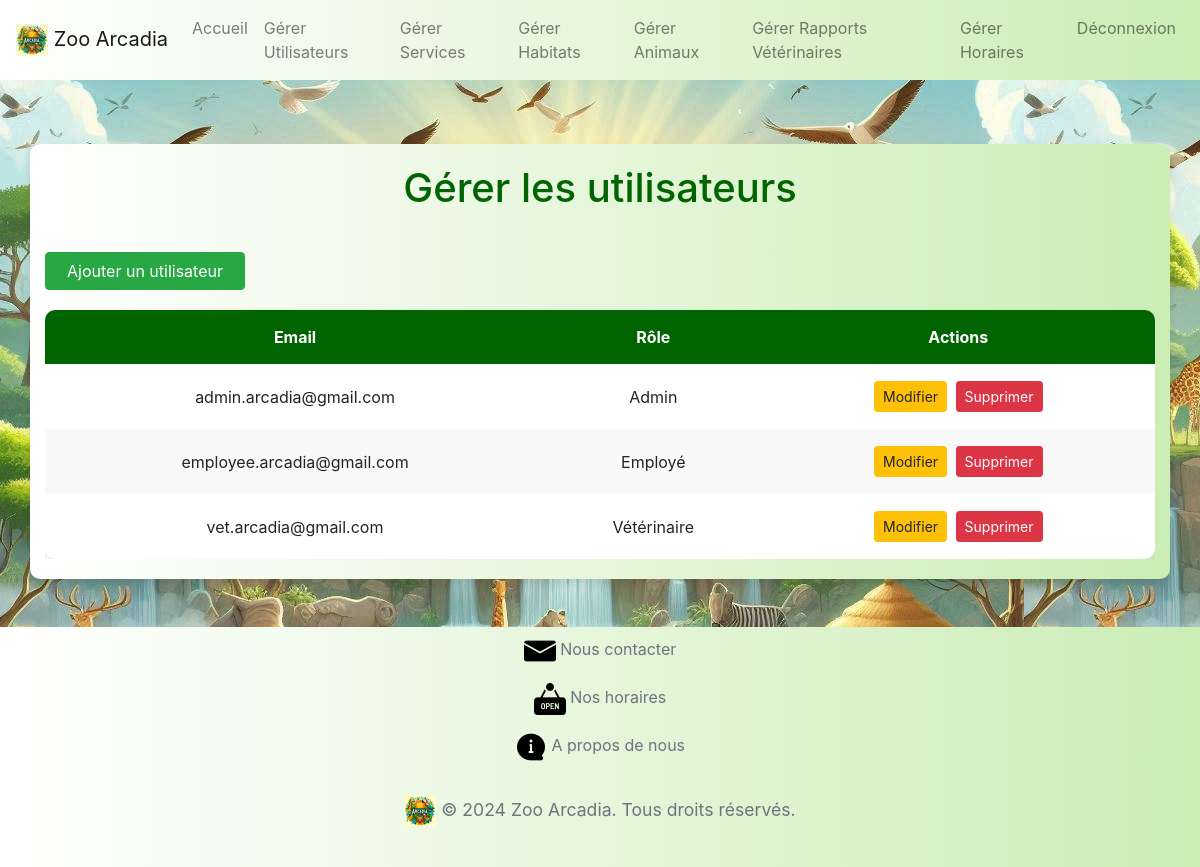
Page /src/views/admin/users/manage_users.php (signed in) on the earlier database version.
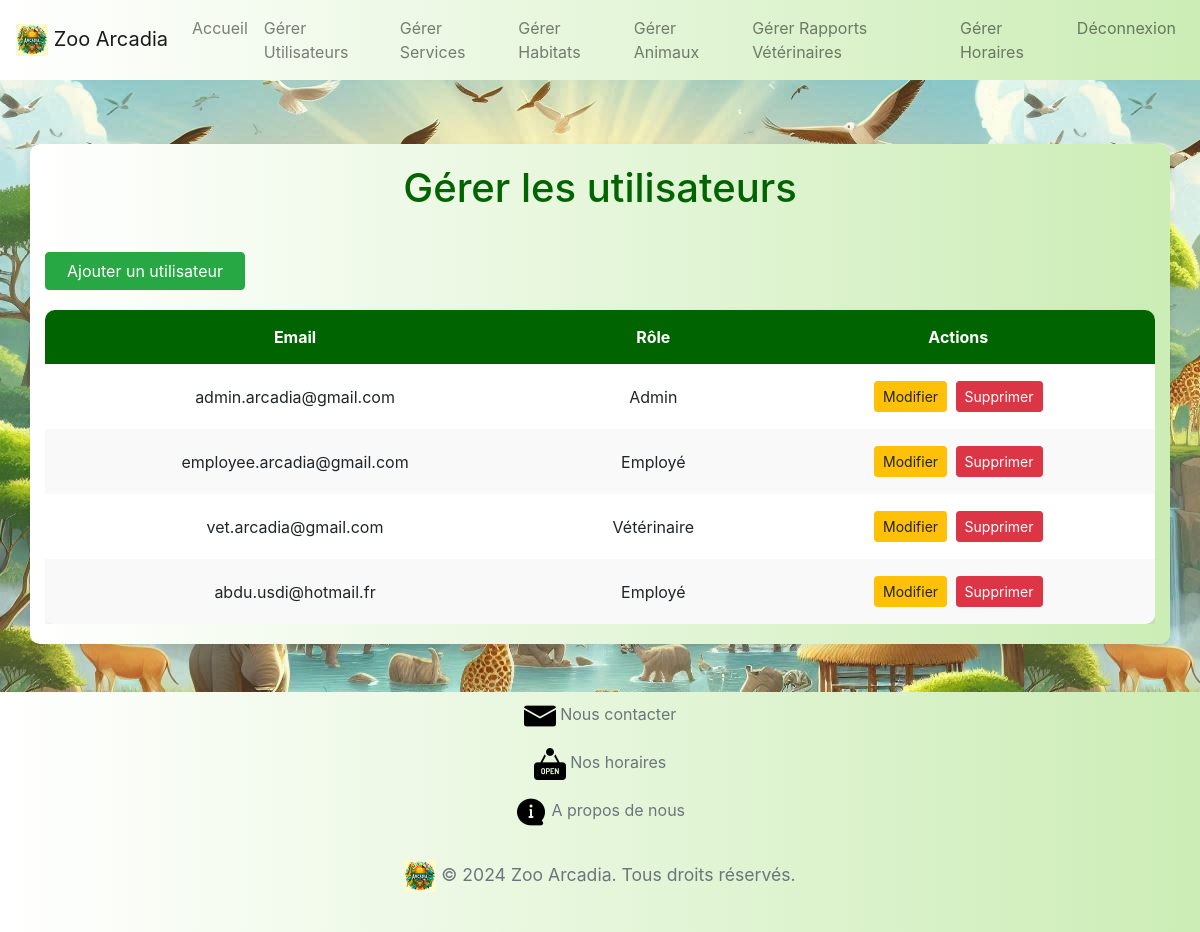
Same page on the later database version.
### tables this page shows
CREATE TABLE `users` (
  `id` int(11) NOT NULL,
  `username` varchar(255) NOT NULL,
  `password` varchar(255) NOT NULL,
  `role_id` int(11) DEFAULT NULL,
  `email` varchar(255) NOT NULL
);

### src/controllers/UserController.php (called while the page is built, shortened)
<?php
class UserController {
    private $userService;
    public function __construct(UserServiceInterface $userService) {
        $this->userService = $userService;
    }
    public function getAllUsers() {
        return $this->userService->getAllUsers();
    }
}

### src/services/UserService.php (called while the page is built, shortened)
<?php
class UserService implements UserServiceInterface {
    private $userRepository;
    public function __construct(UserRepositoryInterface $userRepository) {
        $this->userRepository = $userRepository;
    }
    public function getAllUsers() {
        return $this->userRepository->getAllUsers();
    }
}

### src/repositories/UserRepository.php (called while the page is built, shortened)
<?php
class UserRepository implements UserRepositoryInterface {
    private $db;
    public function __construct(PDO $db) {
        $this->db = $db;
    }
    public function getAllUsers() {
        $stmt = $this->db->prepare("SELECT * FROM users");
        $stmt->execute();
        return $stmt->fetchAll(PDO::FETCH_ASSOC);
    }
}

### src/views/admin/users/manage_users.php (the view, shortened to what this page needs)
<?php
$dbConnection = new DatabaseConnection();
$conn = $dbConnection->connect();
$userRepository = new UserRepository($conn);
$userService = new UserService($userRepository);
$userController = new UserController($userService);
$users = $userController->getAllUsers();
include_once '../../../../src/views/templates/header.php';
include_once '../navbar_admin.php';
?>
<div class="user-management-container mt-5 container">
    <h1 class="user-management-title">Gérer les utilisateurs</h1>
    <div class="user-management-table-wrapper table-responsive">
        <a href="javascript:void(0);" class="btn btn-success user-management-add-btn" data-toggle="modal" data-target="#addUserModal">Ajouter un utilisateur</a>
        <table class="user-management-table">
            <thead class="user-management-table-header">
                <tr>
                    <th>Email</th>
                    <th>Rôle</th>
                    <th>Actions</th>
                </tr>
            </thead>
            <tbody>
                <?php foreach ($users as $user): ?>
                    <tr>
                        <td><?php echo htmlspecialchars($user['email']); ?></td>
                        <td><?php echo htmlspecialchars($user['role_id'] == 1 ? 'Admin' : ($user['role_id'] == 2 ? 'Employé' : 'Vétérinaire')); ?></td>
                        <td>
                            <a href="javascript:void(0);" class="btn btn-warning btn-sm user-management-edit-btn" data-id="<?php echo $user['id']; ?>" data-toggle="modal" data-target="#editUserModal">Modifier</a>
                            <a href="javascript:void(0);" class="btn btn-danger btn-sm user-management-delete-btn" data-id="<?php echo $user['id']; ?>" data-csrf_token="<?php echo $_SESSION['csrf_token']; ?>">Supprimer</a>
                        </td>
                    </tr>
                <?php endforeach; ?>
            </tbody>
        </table>
    </div>
</div>
<?php include '../../../../src/views/templates/footerconnected.php'; ?>

### src/views/templates/header.php (shortened to what this page needs)
<!DOCTYPE html>
<html lang="fr">
<head>
    <link rel="stylesheet" href="/Zoo-Arcadia-New/assets/css/styles.css">
    <link href="https://stackpath.bootstrapcdn.com/bootstrap/4.5.2/css/bootstrap.min.css" rel="stylesheet">
    <link href="https://cdnjs.cloudflare.com/ajax/libs/font-awesome/5.15.4/css/all.min.css" rel="stylesheet">
</head>
<body>

### src/views/admin/navbar_admin.php (shortened to what this page needs)
<nav class="navbar navbar-expand-lg navbar-light bg-light fixed-top" style="background: linear-gradient(to right, #ffffff, #ccedb6);">
    <a class="navbar-brand" href="../../../public/index.php?page=home"><img src="/Zoo-Arcadia-New/assets/favicon.ico" width="32px" height="32px"> Zoo Arcadia</a>
    <div class="collapse navbar-collapse" id="navbarNav">
        <ul class="navbar-nav ml-auto">
            <li class="nav-item">
                <a class="nav-link" href="../index.php">Accueil</a>
            </li>
            <li class="nav-item">
                <a class="nav-link" href="../users/manage_users.php">Gérer Utilisateurs</a>
            </li>
            <li class="nav-item">
                <a class="nav-link" href="../services/manage_services.php">Gérer Services</a>
            </li>
            <li class="nav-item">
                <a class="nav-link" href="../habitats/manage_habitats.php">Gérer Habitats</a>
            </li>
            <li class="nav-item">
                <a class="nav-link" href="../animals/manage_animals.php">Gérer Animaux</a>
            </li>
            <li class="nav-item">
                <a class="nav-link" href="../reports/manage_animal_reports.php">Gérer Rapports Vétérinaires</a>
            </li>
            <li class="nav-item">
                <a class="nav-link" href="../horaires/zoo_hours.php">Gérer Horaires</a>
            </li>
            <li class="nav-item">
                <a class="nav-link" href="../logout.php">Déconnexion</a>
            </li>
        </ul>
    </div>
</nav>

### src/views/templates/footerconnected.php (shortened to what this page needs)
<footer id="footerId" class="bg-light text-center text-lg-start mt-5" style="background: linear-gradient(to right, #ffffff, #ccedb6);">
    <ul class="navbar-nav">
            <li class="nav-item">
                <a class="nav-link text-secondary" href="../../../public/index.php?page=contact"><img src="/Zoo-Arcadia-New/assets/image/lettre.png" width="32px" height="32px"></img>   Nous contacter</a>
            </li>
            <li class="nav-item">
                <a class="nav-link text-secondary" href="../../../public/index.php?page=home#openhours"><img src="/Zoo-Arcadia-New/assets/image/ouvert.png" width="32px" height="32px"></img>   Nos horaires</a>
            </li>
            <li class="nav-item">
                <a class="nav-link text-secondary" href="../../../public/index.php?page=aproposdenous"><img src="/Zoo-Arcadia-New/assets/image/a-propos-de-nous.png" width="32px" height="32px"></img>   A propos de nous</a>
            </li>
        <div class="containerr p-4">
            <p class="text-secondary"><img src="/Zoo-Arcadia-New/assets/image/favicon.jpg" width="32px" height="32px"></img>   &copy; 2024 Zoo Arcadia. Tous droits réservés.</p>
        </div>
    </footer>
</body>
</html>

### assets/css/styles.css (style rules this page uses)
body { background-image: url("../image/background.jpg"); padding-top: 48px; font-family: "Segoe UI", Tahoma, Geneva, Verdana, sans-serif; padding-top: 8%; }
h1, h2, h3 { text-align: center; color: #006400; margin-bottom: 20px; }
p { font-size: 1.1em; line-height: 1.6; }
.containerr { background: transparent; }
.container, .custom { padding: 20px; background-color: #ffffff; border-radius: 15px; box-shadow: 0 4px 8px rgba(0, 0, 0, 0.1); margin-top: 50px; }
.btn-success, .btn-outline-danger { width: 100%; margin-top: 10px; }
.user-management-container { background: linear-gradient(to right, #ffffff, #ccedb6); padding: 20px; border-radius: 10px; box-shadow: 0 4px 8px rgba(0, 0, 0, 0.1); margin-top: 20px; }
.user-management-title { text-align: center; color: #006400; margin-bottom: 20px; }
.user-management-table-wrapper { margin-top: 20px; }
.user-management-table { border-collapse: separate; border-spacing: 0; width: 100%; background-color: #fff; border-radius: 10px; overflow: hidden; box-shadow: 0 4px 8px rgba(0, 0, 0, 0.1); }
.user-management-table-header { background-color: #006400; color: #fff; }
.user-management-table-header th { text-align: center; padding: 15px; }
.user-management-table tbody td { padding: 15px; text-align: center; vertical-align: middle; }
.user-management-table tbody tr:nth-child(even) { background-color: #f9f9f9; }
.user-management-add-btn { display: block; margin: 20px auto; width: 200px; }
.user-management-edit-btn, .user-management-delete-btn { margin: 2px; }

Differences in the rows shown:
added users: email "abdu.usdi@hotmail.fr", role "Employé"
